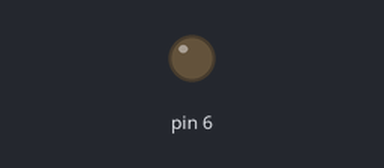
The sketch below on a simulated Arduino Uno, built with avr-gcc and run on an emulated ATmega328P. On the bench: output pins drawn as LEDs (lit = HIGH).

Above: at 0.05 s.
At 6.45 s:
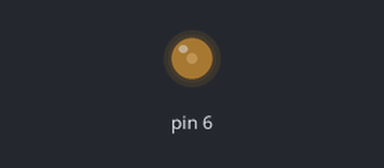
At 12.85 s:
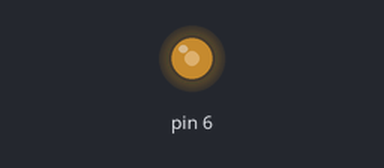
At 25.6 s:
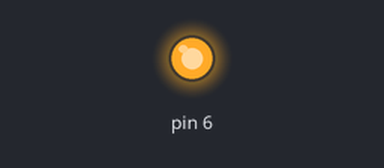
Timing chart, 0 to 40.0 s (numbered marks = the images above):
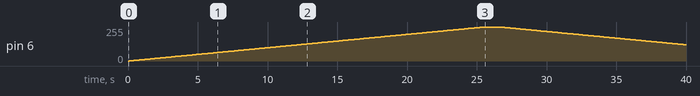

The sketch:

analogWrite_light_intensity.ino
```cpp
void setup() {
  // put your setup code here, to run once:

}

void loop() {
  // put your main code here, to run repeatedly:
for(int i=0;i<256;i++)
{
 analogWrite(6,i);
 delay(100);
}
delay(1000);
for(int i=255;i>0;i--)
{
  analogWrite(6, i);
  delay(100);
}
}
```

Measured:
- by itself, pin 6: rises from 0/255 to 255/255 in 25.4 s, then falls to 122/255 in 14.4 s
